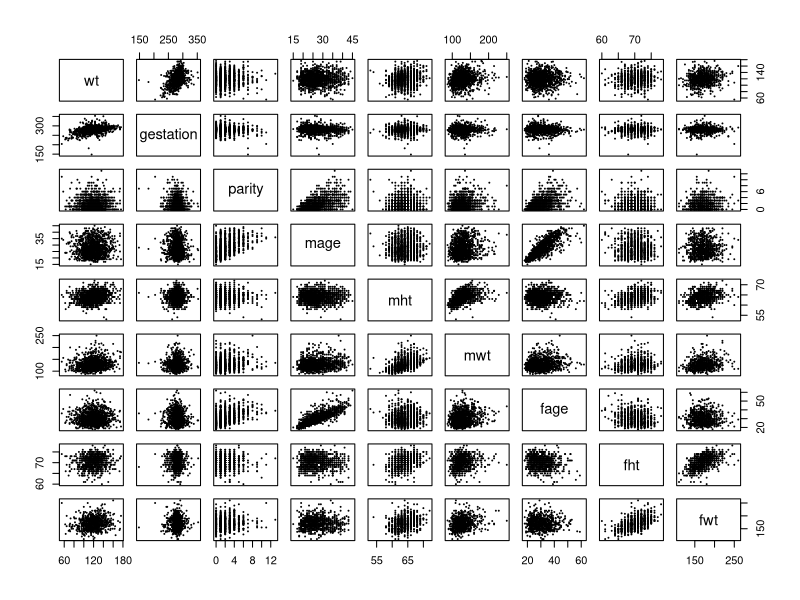
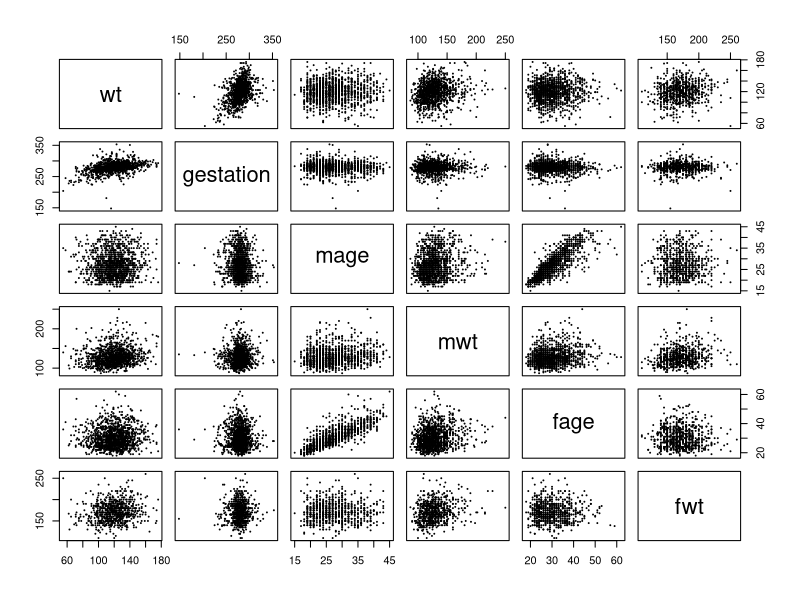
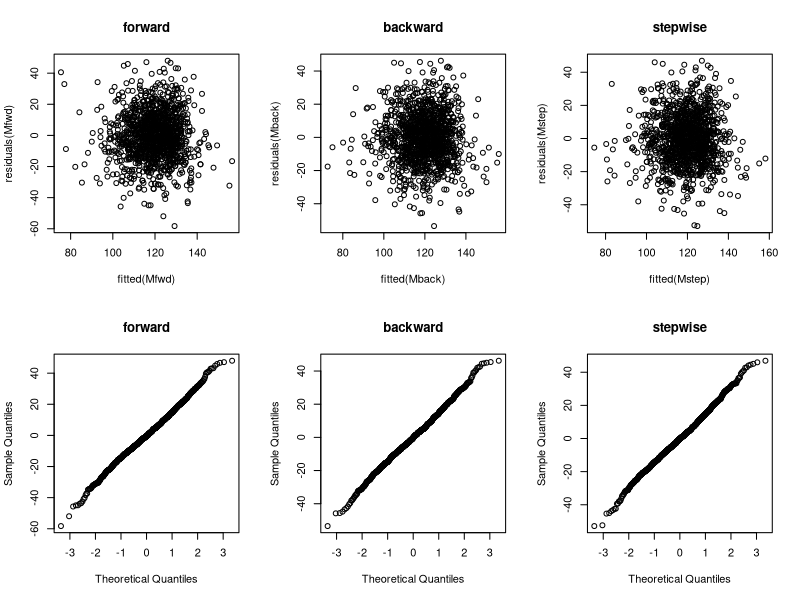
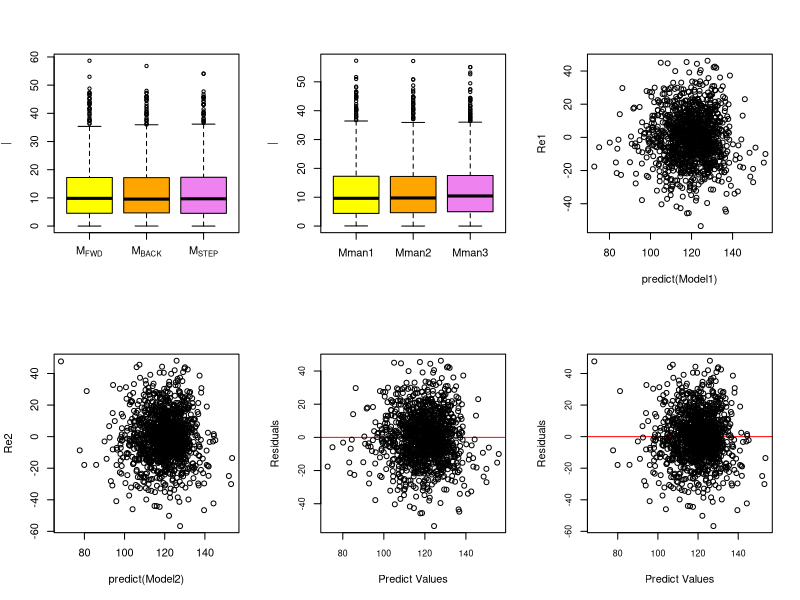
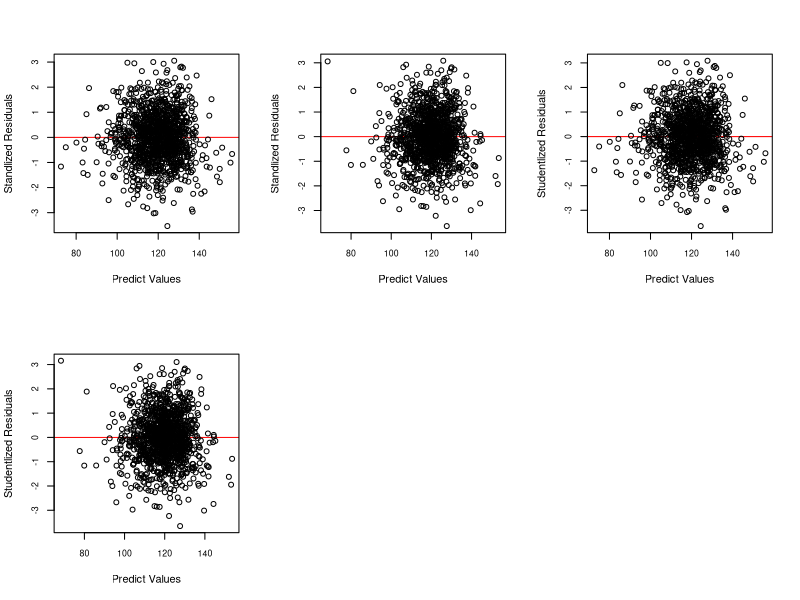
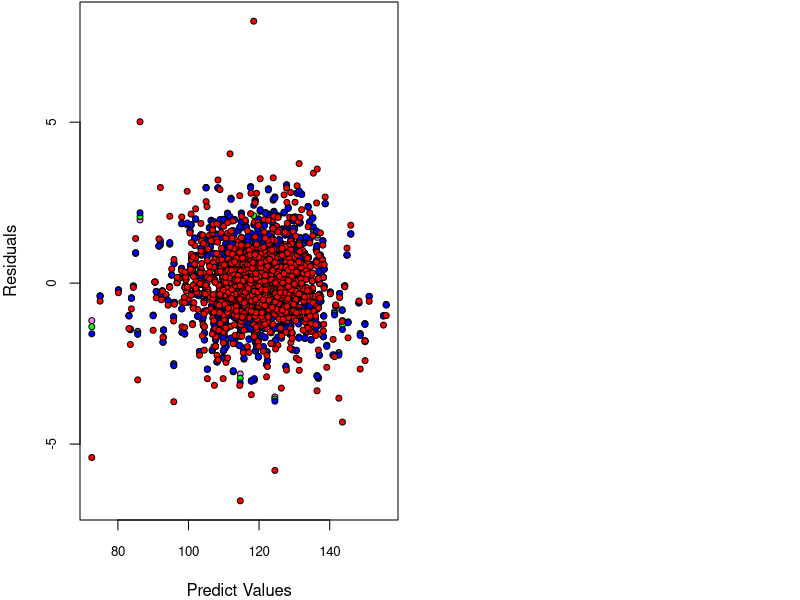
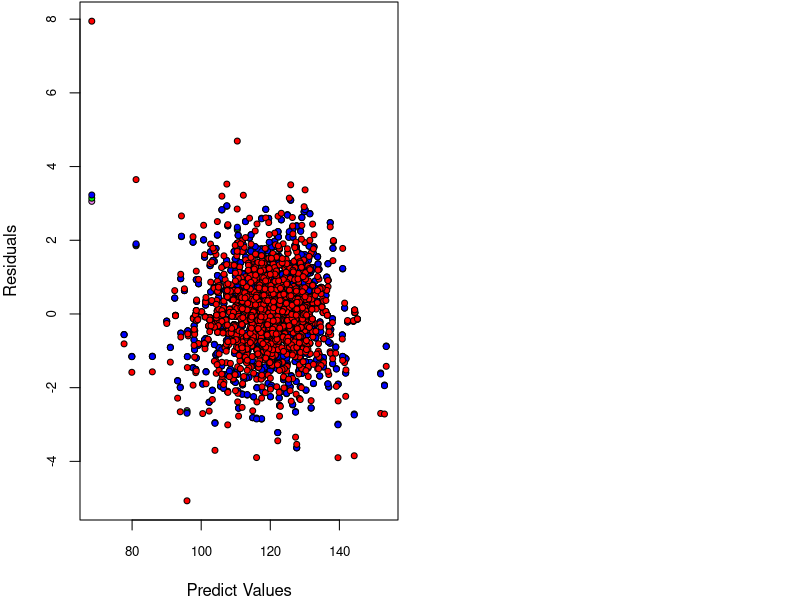

These figures' R source, in order:
## ---- chunk 1
library(mice)
## ---- chunk 2
chds_births <- read.csv(file = "chds_births.csv")
summary(chds_births)
## ---- chunk 3
chds_births$marital[!chds_births$marital %in% c(1:5)] = NA
chds_births$meth[chds_births$meth %in% c(0,1,2,3,4,5)] = 0
chds_births$meth[chds_births$meth %in% c(6)] = 1
chds_births$meth[chds_births$meth %in% c(7)] = 2
chds_births$meth[chds_births$meth %in% c(8)] = 3
chds_births$meth[chds_births$meth %in% c(9)] = 4
chds_births$meth[chds_births$meth %in% c(10)] = 5
chds_births$feth[chds_births$feth %in% c(0,1,2,3,4,5)] = 0
chds_births$feth[chds_births$feth %in% c(6)] = 1
chds_births$feth[chds_births$feth %in% c(7)] = 2
chds_births$feth[chds_births$feth %in% c(8)] = 3
chds_births$feth[chds_births$feth %in% c(9)] = 4
chds_births$feth[chds_births$feth %in% c(10)] = 5
chds_births$meth <- as.factor(chds_births$meth)
chds_births$med <- as.factor(chds_births$med)
chds_births$feth <- as.factor(chds_births$feth)
chds_births$fed <- as.factor(chds_births$fed)
chds_births$marital <- as.factor(chds_births$marital)
chds_births$smoke <- as.factor(chds_births$smoke)
chds_births$time <- as.factor(chds_births$time)
chds_births$number <- as.factor(chds_births$number)
## ---- chunk 4
births_mice <- mice(chds_births, method = "sample", seed = 1)
births_clean <- complete(births_mice)
## ---- chunk 5
anyNA(births_clean)
## ---- chunk 6
                                                          # since we operate by levels of the factor, for 
                                                          # factor '0' it will be position '1' in levels
levels(births_clean$meth)
levels(births_clean$meth)[1] <- "Caucasian"
levels(births_clean$meth)[3] <- "African-American"
levels(births_clean$meth)[c(2,4,5,6)]<- "others"

levels(births_clean$med)[2] <- "middle-school"
levels(births_clean$med)[3] <- "high-school"
levels(births_clean$med)[5] <- "high-school + some college"
levels(births_clean$med)[6] <- "college graduate"
levels(births_clean$med)[c(1,4,7,8)]<- "others"


levels(births_clean$feth)
levels(births_clean$feth)[1] <- "Caucasian"
levels(births_clean$feth)[3] <- "African-American"
levels(births_clean$feth)[c(2,4,5,6)]<- "others"

levels(births_clean$fed)[2] <- "middle-school"
levels(births_clean$fed)[3] <- "high-school"
levels(births_clean$fed)[5] <- "high-school + some college"
levels(births_clean$fed)[6] <- "college graduate"
levels(births_clean$fed)[c(1,4,7,8)]<- "others"


levels(births_clean$marital)[1] <- "married"
levels(births_clean$marital)[c(2,3,4,5)] <- "others"

births_clean$smoke = NULL

levels(births_clean$time)[1] <- "never smoked"
levels(births_clean$time)[2] <- "still smokes"
levels(births_clean$time)[c(3,4,5,6,7,8,9,10)] <- "others"


levels(births_clean$number)[1] <- "never smoked"
levels(births_clean$number)[2] <- "1-4"
levels(births_clean$number)[3] <- "5-9"
levels(births_clean$number)[6] <- "20-29"
levels(births_clean$number)[c(4,5,7,8,9,10)] <- "others"

summary(births_clean)
## ---- chunk 7
pairs(~wt + gestation + parity + mage + mht + mwt + fage + fht + fwt,cex = .05,  data = chds_births)
## ---- chunk 8
pairs(~wt + gestation + mage + mwt + fage + fwt,cex = .05,  data = chds_births)
## ---- chunk 9
M0 <- lm(wt ~ 1, data = births_clean)
Mmax <- lm(wt ~ (.)^2 , data = births_clean)
Mstart <- lm(wt ~ ., data = births_clean)
beta.max <- coef(Mmax)
names(beta.max)[is.na(beta.max)]
anyNA(coef(Mmax))
## ---- chunk 10
Mmax <- lm(wt ~ (. -marital -fed -feth -number -time - meth -med)^2 
           +marital + fed +feth +number +time + meth +med , data = births_clean)
Mstart <- lm(wt ~ ., data = births_clean)
anyNA(coef(Mmax))
## ---- chunk 11
invisible(Mfwd <- step(object = M0,
               scope = list(lower = M0, upper = Mmax),
               direction = "forward", trace = FALSE))
## ---- chunk 12
Mback <- step(object = Mmax, 
              scope = list(lower = M0, upper = Mmax),
              direction = "backward", trace = FALSE)
## ---- chunk 13
Mstep <- step(object = Mstart,
              scope = list(lower = M0, upper = Mmax),
              direction = "both", trace = FALSE)
## ---- chunk 14
c(fwd = length(coef(Mfwd)), back = length(coef(Mback)), step = length(coef(Mstep)))
Mfwd$call
Mback$call
Mstep$call
## ---- chunk 15
par(mfrow=c(2,3))
plot(fitted(Mfwd), residuals(Mfwd), main="forward")
plot(fitted(Mback), residuals(Mback), main="backward")
plot(fitted(Mstep), residuals(Mstep), main="stepwise")
qqnorm(residuals(Mfwd), main="forward")
qqnorm(residuals(Mback), main="backward")
qqnorm(residuals(Mstep), main="stepwise")
## ---- chunk 16
M1 <- Mfwd
M2 <- Mback
M3 <- Mstep
Mnames <- expression(M[FWD], M[BACK], M[STEP])

# press for 3 automated models
press1 <- resid(M1)/(1-hatvalues(M1))
press2 <- resid(M2)/(1-hatvalues(M2))
press3 <- resid(M3)/(1-hatvalues(M3))
PRESS = c(sum(press1^2), sum(press2^2), sum(press3^2))

# R^2 for 3 automated models
r_square1 <- summary(Mfwd)$r.squared
r_square2 <- summary(Mback)$r.squared
r_square3 <- summary(Mstep)$r.squared
R_Squared <- c(r_square1,r_square2,r_square3)

# AIC for 3 automated models
AIC1 <- AIC(M1)
AIC2 <- AIC(M2)
AIC3 <- AIC(M3)
AIC = c(AIC1,AIC2,AIC3)

# display results
disp <- rbind(AIC,PRESS,R_Squared)
colnames(disp) <- Mnames
disp

#plot PRESS statistics
boxplot(x = list(abs(press1),abs(press2),abs(press3)), names = Mnames,
        ylab = expression("|", PRESS[i], "|"),col = c("yellow","orange","violet"))
              
## ---- chunk 17
Mman1 <- lm(formula = wt ~ gestation + parity + mage + mht + mwt + fage + 
    fht + fwt + income + number + meth,  data = births_clean)
Mman2 <- lm(formula = wt ~ gestation + mht + meth + parity + number + 
    mwt + fht + income,  data = births_clean)
Mman3 <- lm(formula = wt ~ gestation + mage + fage + time + number + meth + feth, 
            data = births_clean)
Mnames <- expression(Mman1, Mman2, Mman3)

# press for 3 automated models
press1 <- resid(Mman1)/(1-hatvalues(Mman1))
press2 <- resid(Mman2)/(1-hatvalues(Mman2))
press3 <- resid(Mman3)/(1-hatvalues(Mman3))
PRESS = c(sum(press1^2), sum(press2^2), sum(press3^2))

# R^2 for 3 automated models
r_square1 <- summary(Mman1)$r.squared
r_square2 <- summary(Mman2)$r.squared
r_square3 <- summary(Mman3)$r.squared
R_Squared <- c(r_square1,r_square2,r_square3)

# AIC for 3 automated models
AIC1 <- AIC(Mman1)
AIC2 <- AIC(Mman2)
AIC3 <- AIC(Mman3)
AIC = c(AIC1,AIC2,AIC3)

# display results
disp <- rbind(AIC,PRESS,R_Squared)
colnames(disp) <- Mnames
disp

#plot PRESS statistics
boxplot(x = list(abs(press1),abs(press2),abs(press3)), names = Mnames,
        ylab = expression("|", PRESS[i], "|"),col = c("yellow","orange","violet"))

## ---- chunk 18
Model1 <- Mback
Model2 <- Mman2
## ---- chunk 19
Re1 <- residuals(Model1)
Re2 <- residuals(Model2)

StanRe1 <- Re1/sigma(Model1)
StanRe2 <- Re2/sigma(Model2)

StudRe1 <- StanRe1 / sqrt(1-hatvalues(Model1))
StudRe2 <- StanRe2 / sqrt(1-hatvalues(Model2))

plot(predict(Model1), Re1)
plot(predict(Model2), Re2)
## ---- chunk 20
plot(predict(Model1), Re1, xlab = "Predict Values", ylab = "Residuals", cex.axis = .8,
     abline(h = mean(Re1), col = "red"))
plot(predict(Model2), Re2, xlab = "Predict Values", ylab = "Residuals", cex.axis = .8,
     abline(h = mean(Re2), col = "red"))
## ---- chunk 21
plot(predict(Model1), StanRe1, xlab = "Predict Values", ylab = "Standlized Residuals", cex.axis = .8,
     abline(h = mean(StanRe1), col = "red"))
plot(predict(Model2), StanRe2, xlab = "Predict Values", ylab = "Standlized Residuals", cex.axis = .8,
     abline(h = mean(StanRe2), col = "red"))
## ---- chunk 22
plot(predict(Model1), StudRe1, xlab = "Predict Values", ylab = "Studentlized Residuals", cex.axis = .8,
     abline(h = mean(StudRe1), col = "red"))
plot(predict(Model2), StudRe2, xlab = "Predict Values", ylab = "Studentlized Residuals", cex.axis = .8,
     abline(h = mean(StudRe2), col = "red"))
## ---- chunk 23
press_model1 <- Re1/(1 - hatvalues(Model1))
press_model2 <- Re2/(1 - hatvalues(Model2))
## ---- chunk 24
dfts1 <- dffits(Model1)
dfts2 <- dffits(Model2)
## ---- chunk 25
# standlize each of these
p1 <- length(coef(Model1))
n1 <- nobs(Model1)
hbar1 <- p1/n1
StudRe1.stan <- StudRe1 * sqrt(1-hbar1)
press_model1.stan <- press_model1*(1-hbar1)/sigma(Model1)
dfts1.stan <- dfts1*(1-hbar1)/sqrt(hbar1)

# plots all 
par(mfrow = c(1,2), mar = c(4,4,.1,.1))
plot(predict(Model1), rep(0, length(predict(Model1))),
     type = "n",
     ylim = range(StanRe1,StudRe1.stan,dfts1.stan,press_model1.stan),
     xlab = "Predict Values", 
     ylab = "Residuals", 
     cex.axis = .8)
points(predict(Model1), StanRe1, pch = 21, bg = "violet", cex = .8)
points(predict(Model1), StudRe1.stan, pch = 21, bg = "green", cex = .8)
points(predict(Model1), press_model1.stan, pch = 21, bg = "blue", cex = .8)
points(predict(Model1), dfts1.stan, pch = 21, bg = "red", cex = .8)

# standlize each of these
p2 <- length(coef(Model2))
n2 <- nobs(Model2)
hbar2 <- p2/n2
StudRe2.stan <- StudRe2 * sqrt(1-hbar2)
press_model2.stan <- press_model2*(1-hbar2)/sigma(Model2)
dfts2.stan <- dfts2*(1-hbar2)/sqrt(hbar2)

# plots all 
par(mfrow = c(1,2), mar = c(4,4,.1,.1))
plot(predict(Model2), rep(0, length(predict(Model2))),
     type = "n",
     ylim = range(StanRe2,StudRe2.stan,dfts2.stan,press_model2.stan),
     xlab = "Predict Values", 
     ylab = "Residuals", 
     cex.axis = .8)
points(predict(Model2), StanRe2, pch = 21, bg = "violet", cex = .8)
points(predict(Model2), StudRe2.stan, pch = 21, bg = "green", cex = .8)
points(predict(Model2), press_model2.stan, pch = 21, bg = "blue", cex = .8)
points(predict(Model2), dfts2.stan, pch = 21, bg = "red", cex = .8)
     
     
## ---- chunk 26

## ---- chunk 27

